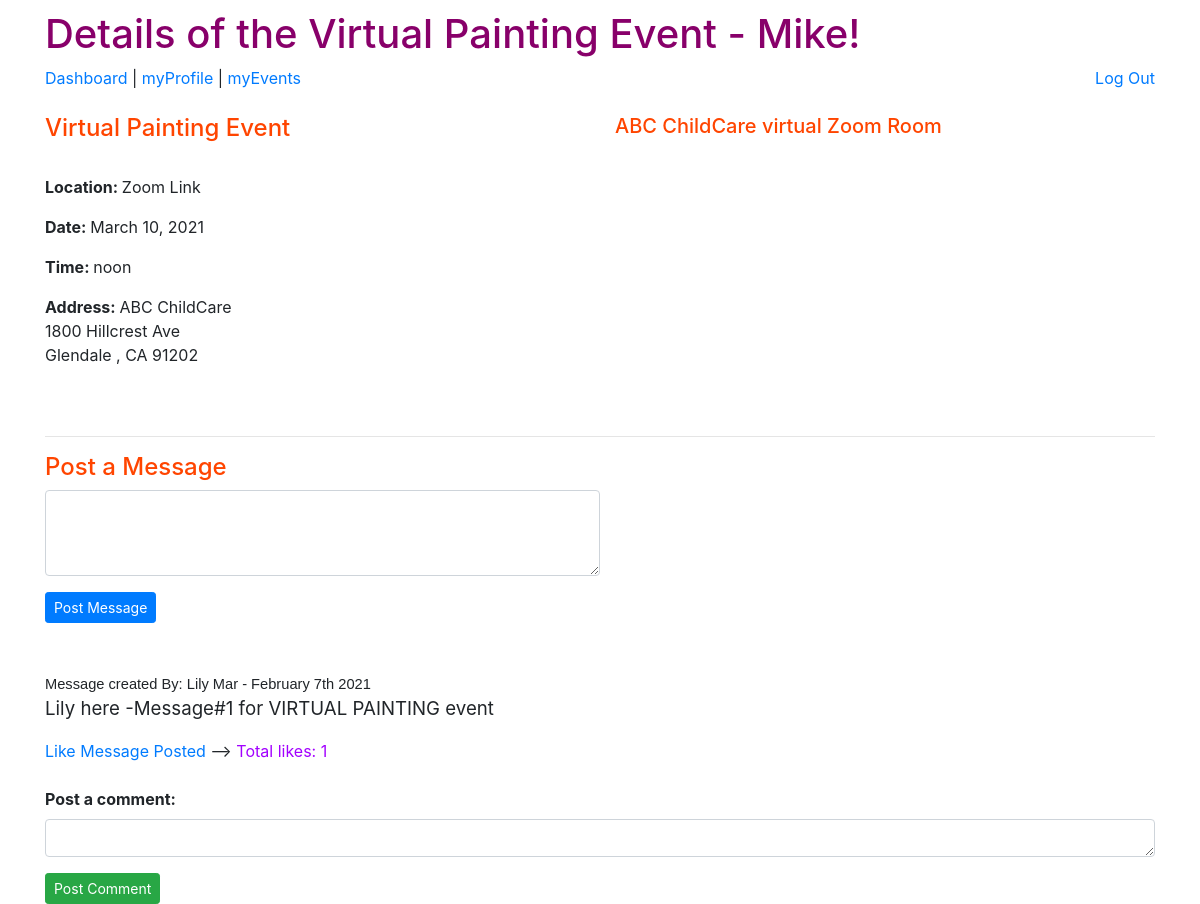
The app's page /ABC/2/confirmJoin (signed in) with its own data.
### group_app/models.py (models this page shows, shortened)
class Event(models.Model):
    event_name = models.CharField(max_length=250)
    location = models.CharField(max_length=250)
    event_date = models.DateField()
    event_time = models.TimeField()
    max_capacity = models.IntegerField()
    current_enrolled = models.IntegerField(default=0)
    action_class_full = models.BooleanField(default=False)
    street_address = models.CharField(max_length=255)
    city = models.CharField(max_length=60)
    state = models.CharField(max_length=2)
    zip_code = models.CharField(max_length=5)
    child_event = models.ManyToManyField(Child, related_name='enrolled_child')
    user_event = models.ManyToManyField(User, related_name='enrolled_user')

class User(models.Model):
    first_name = models.CharField(max_length=60)
    last_name = models.CharField(max_length=60)
    email = models.EmailField(unique=True)
    password = models.CharField(max_length=100)
    created_at = models.DateTimeField(auto_now_add=True)
    updated_at = models.DateTimeField(auto_now=True)
    objects = UserManager()

class Message(models.Model):
    msg_content = models.CharField(max_length=255)
    created_at = models.DateTimeField(auto_now_add=True)
    updated_at = models.DateTimeField(auto_now=True)
    msg_UsrJoin = models.ForeignKey(User, related_name="usermessages_join", on_delete=models.CASCADE)  # OneUserManyMessages
    user_likes = models.ManyToManyField(User, related_name='liked_posts')  # ManyUsersLikeManyMessages and ManyMessagesAreLikedbyManyUsers
    msg_EventJoin = models.ForeignKey(Event, related_name="eventmessages_join",on_delete=models.CASCADE)    #OneEventManyMessages
    objects = MessageManager()

### group_app/views.py (the view)
# urls.py: path('<int:event_id>/confirmJoin', views.confirmJoin),
def confirmJoin(request, event_id):
    this_event = Event.objects.filter(id=event_id)  #d_id comes from the urls.py parm.  FILTER is SO important here -do not use GET!
    if len(this_event) != 1:
        return redirect('/ABC/dashboard')
    user = User.objects.get(id=request.session['user_id'])
    context = {
        'one_event': this_event[0],  #need this because it is a list.  grab "value" to initially populate record for the update/view
        'user': user,
        'api_key': settings.SECRET_KEY2,  #if inspect -unfortunately you can still see the key!
        'messages_list': this_event[0].eventmessages_join.all().order_by("-created_at"), #only messages for this SPECIFIC event
    }
    return render(request, 'confirmJoin.html', context)

### group_app/templates/confirmJoin.html (shortened to what this page needs)
<!DOCTYPE html>
<html lang="en">
<head>
    <link href="https://stackpath.bootstrapcdn.com/bootstrap/4.5.0/css/bootstrap.min.css" rel="stylesheet"
>
    {% load static %}
    <link rel="stylesheet" href="{% static 'css/style.css' %}">
</head>
<body>
    <div class="container">
        <h1>Details of the {{ one_event.event_name }} Event - {{ user.first_name }}!</h1>
        <a href="/ABC/dashboard">Dashboard </a> | <a href="/ABC/myProfile">myProfile </a> | <a
            href="/ABC/myEvents">myEvents </a>
            <a class="float-right" href="/ABC/logout">Log Out</a>
            <br><br>
        <div class="row">
            <div class="col" id="left">
                <h4>{{ one_event.event_name }} Event</h4>
                <br>
                <p><strong>Location: </strong> {{ one_event.location }}</p>
                <p><strong>Date: </strong> {{ one_event.event_date }}</p>
                <p><strong>Time: </strong> {{ one_event.event_time }}</p>
                {% if one_event.location != "Zoom Link" %}
                    <p><strong>Address: </strong>{{ one_event.street_address }} <br> {{ one_event.city}} , {{ one_event.state}} {{ one_event.zip_code}}</p>
                {%else%}
                    <p></p><strong>Address: </strong> ABC ChildCare<br>
                    {{ one_event.street_address }} <br> {{ one_event.city}} , {{ one_event.state}} {{ one_event.zip_code}}</p>
                {%endif%}
                <br>
            </div>
            <div class= "col" id="temp-right">
                {% if one_event.location != "Zoom Link" %}
                    <h4>{{ one_event.location }} </h4>
                {%else%}
                    <h5>ABC ChildCare virtual Zoom Room</h5>
                {%endif%}
                <div id="map"></div>
                <br>
            </div>
        </div>
            <hr>
            <h4>Post a Message</h4>
            <form action="/ABC/createMessage/{{one_event.id}}" method="POST">
                <div class="form-group">
                    <textarea class="form-control w-50" name="msg_content" id="msg_content"   cols="10" rows="3"></textarea>
                </div>
                <button class="btn btn-sm btn-primary">Post Message</button>
            </form>
            <br>
            {% for message in messages_list %}
                <br>
                <pr class='poster'>Message created By:  {{message.msg_UsrJoin.first_name}} {{message.msg_UsrJoin.last_name}} - {{message.created_at|date:'F jS Y'}}</pr>
                <p class='post'>{{message.msg_content}}</p>
                {% if user not in message.user_likes.all %}
                    <a href="/ABC/like/{{one_event.id}}/{{message.id}}">Like Message Posted</a> --> <p style="display:inline; color: rgb(162, 0, 255);">Total likes: {{ message.user_likes.count }}</p>
                {% else %}
                    <a href="/ABC/unlike/{{one_event.id}}/{{message.id}}">UnLike Message!</a> --> <p style="display:inline; color:  rgb(162, 0, 255);">Total likes: {{ message.user_likes.count }}</p>
                {% endif %}
                <form action="/ABC/createComment/{{one_event.id}}/{{message.id}}" method="POST">
                    <br>
                    <div class="form-group">
                        <label for="com_content"><strong>Post a comment:</strong></label>
                        <textarea class="form-control w-20" name="com_content" id="com_content"   cols="5" rows="1"></textarea>
                    </div>
                    <button class="btn btn-sm btn-success">Post Comment</button>
                    <br>
                </form>
            {% endfor %}
    </div>
</body>
</html>

### group_app/static/css/style.css (style rules this page uses)
* { margin:0; padding:0; }
h1 { color: rgb(136, 0, 106); }
.container { margin-top:10px; }
label { font-weight: 400; }
#map { height: 250px; width: 100%; text-emphasis-color:bold; }
h4 { color:orangered; }
h5 { color:orangered; }
#temp-right { display:inline-block; vertical-align: top; }
.poster { font-size: 11pt; text-align: left; font-family: sans-serif; }
.post { font-size: 14pt; text-align: left; }

### records on screen
Event: event_name "Virtual Painting", location "Zoom Link", event_date "March 10, 2021", event_time "noon", street_address "1800 Hillcrest Ave", city "Glendale", state "CA", zip_code "91202"
User: first_name "Mike"
Message: msg_UsrJoin.first_name "Lily", msg_UsrJoin.last_name "Mar", created_at "February 7th 2021", msg_content "Lily here -Message#1 for VIRTUAL PAINTING event", user_likes.count "1"
